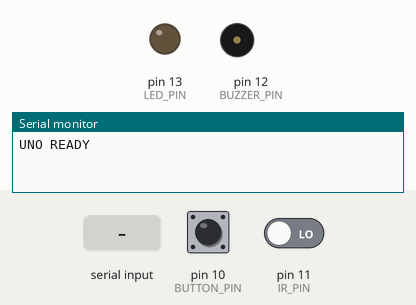
Bench run of a sketch on a simulated Arduino Uno, built with avr-gcc and run on an emulated ATmega328P. Parts: output pins drawn as LEDs (lit = HIGH), buzzer (waves = sounding, pin HIGH), the last lines printed to the serial monitor. Inputs (shaded band) come from the test bench; at power-on: pin 10 (BUTTON_PIN) HIGH, pin 11 (IR_PIN) LOW.

Above: at 1.2 s.
1.3 s: "1\n" received over the second serial link
At 1.7 s:
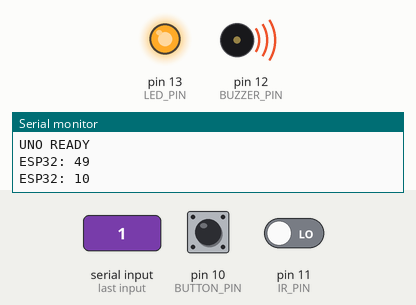
4.3 s: pin 10 (BUTTON_PIN) pulled LOW for 3.2 s
At 7.0 s:
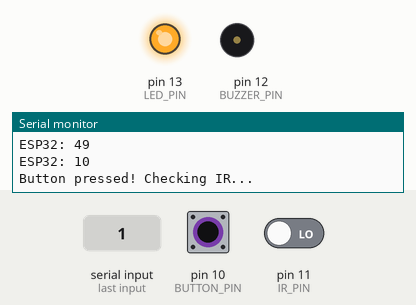
Timing chart, 0 to 8.5 s (numbered marks = the images above; inputs shaded):
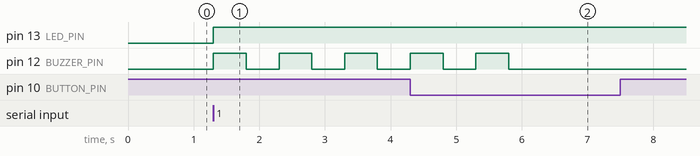

The sketch:

25FA_SE1931_G5_Arduino_Code_Final_report.ino
```cpp
#include <SoftwareSerial.h>
SoftwareSerial esp(2, 3); // RX, TX

// Pin cấu hình
#define BUTTON_PIN 10  // nút xin đi bộ (PULLUP)
#define IR_PIN     11   // cảm biến IR
#define BUZZER_PIN 12   // buzzer
#define LED_PIN 13 //Led

unsigned long pressTime = 0;
bool waitingConfirm = false;
bool ledOn = false;
bool buzzerPlayed = false;  // dùng thay count
void setup() {
  Serial.begin(115200);
  esp.begin(9600);

  pinMode(BUTTON_PIN, INPUT_PULLUP);
  pinMode(IR_PIN, INPUT);
  pinMode(BUZZER_PIN, OUTPUT);
  pinMode(LED_PIN, OUTPUT);

  digitalWrite(BUZZER_PIN, LOW);
  digitalWrite(LED_PIN, LOW);

  Serial.println("UNO READY");
}

void beepConfirm() {
  // beep 2 lần ngắn báo người đi bộ đã gửi yêu cầu
  for(int i = 0; i < 2; i++){
    digitalWrite(BUZZER_PIN, HIGH);
    delay(150);
    digitalWrite(BUZZER_PIN, LOW);
    delay(100);
  }
}

void buzzerFiveTimes(){
      for (int i = 0; i < 5; i++){
          // TODO:buzzer
          digitalWrite(BUZZER_PIN, HIGH);
          delay(500);
          digitalWrite(BUZZER_PIN, LOW);
          delay(500);
        }
     buzzerPlayed = true;


  }

void loop() {

  // Nút được nhấn (LOW)
  if (!waitingConfirm && digitalRead(BUTTON_PIN) == LOW) {
    Serial.println("Button pressed! Checking IR...");
    pressTime = millis();
    waitingConfirm = true;
//    esp.println("PEDESTRIAN_REQ");   // gửi sang ESP32
    esp.write(10); //PEDESTRIAN_REQ
  }

  // Sau 2 giây kiểm tra IR
  if (waitingConfirm && millis() - pressTime > 2000) {

    if (digitalRead(IR_PIN) == LOW) { // IR phát hiện người
      Serial.println("Pedestrian confirmed, sending request...");
    }
    else {
      Serial.println("No pedestrian detected, cancel request.");
//      esp.println("PEDESTRIAN_CANCLE");   // gửi sang ESP32
        esp.write(11); //PEDESTRIAN_CANCLE
    }

    waitingConfirm = false;
  }

  // Nhận UART từ ESP32 (debug)
  if (esp.available()) {
    byte msg = esp.read();
    Serial.print("ESP32: ");
    Serial.println(msg);
    if (msg == 10 && !buzzerPlayed) {
      digitalWrite(LED_PIN, HIGH);

      if (!buzzerPlayed) {
        buzzerFiveTimes();
      }
    }
    else if (msg == 11) {
      digitalWrite(LED_PIN, LOW);
      buzzerPlayed = false;
    }
  }
}
```

Measured:
- after the input at 1.3 s, pin 13 (LED_PIN): LOW → HIGH at once; pin 12 (BUZZER_PIN): alternates HIGH for 0.50 s and LOW for 0.50 s, starting at once
